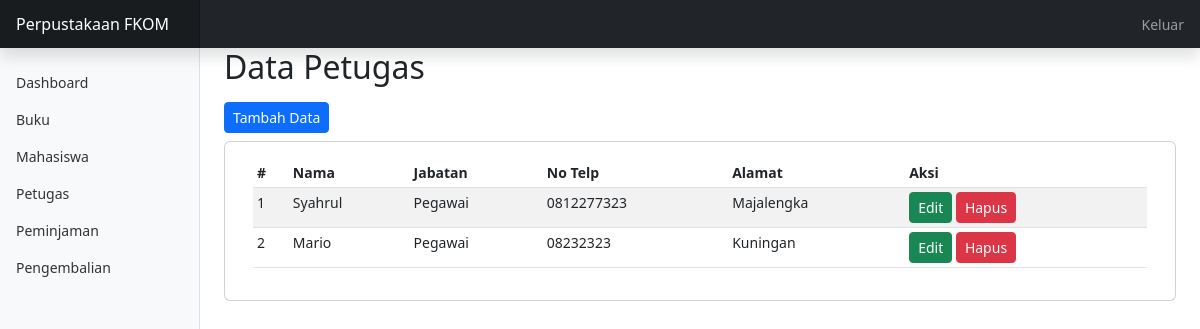
Screenshot of /?page=petugas with the database file from the repository.
### tables this page shows
CREATE TABLE `petugas` (
  `id_petugas` int(11) NOT NULL,
  `nama_petugas` varchar(50) NOT NULL,
  `jabatan_petugas` varchar(50) NOT NULL,
  `no_telp_petugas` char(13) NOT NULL,
  `alamat_petugas` varchar(100) NOT NULL
);

### views/petugas/index.php (the view)
<h2>Data Petugas</h2>
<a href="?page=petugas&aksi=tambah" class="btn btn-primary btn-sm mt-2 mb-2">Tambah Data</a>
<div class="card">
    <div class="container">
        <div class="card-body">
            <div class="table-responsive">
                <table class="table table-striped table-sm">
                    <thead>
                        <tr>
                            <th scope="col">#</th>
                            <th scope="col">Nama</th>
                            <th scope="col">Jabatan</th>
                            <th scope="col">No Telp</th>
                            <th scope="col">Alamat</th>
                            <th scope="col">Aksi</th>
                        </tr>
                    </thead>
                    <tbody>
                    <?php
                        $no = 1;
                        $sql = $conn->query("SELECT * FROM petugas");
                        while ($data = $sql->fetch_assoc()) {
                    ?>
                        <tr>
                            <td><?= $no++; ?></td>
                            <td><?= $data['nama_petugas']; ?></td>
                            <td><?= $data['jabatan_petugas']; ?></td>
                            <td><?= $data['no_telp_petugas']; ?></td>
                            <td><?= $data['alamat_petugas']; ?></td>
                            <td>
                                <a href="" class="btn btn-success btn-sm">Edit</a>
                                <a href="" class="btn btn-danger btn-sm">Hapus</a>
                            </td>
                        </tr>
                    <?php } ?>
                    </tbody>
                </table>
            </div>
        </div>
    </div>
</div>

### rows the page displays
petugas: nama_petugas "Syahrul", jabatan_petugas "Pegawai", no_telp_petugas "0812277323", alamat_petugas "Majalengka"
petugas: nama_petugas "Mario", jabatan_petugas "Pegawai", no_telp_petugas "08232323", alamat_petugas "Kuningan"
